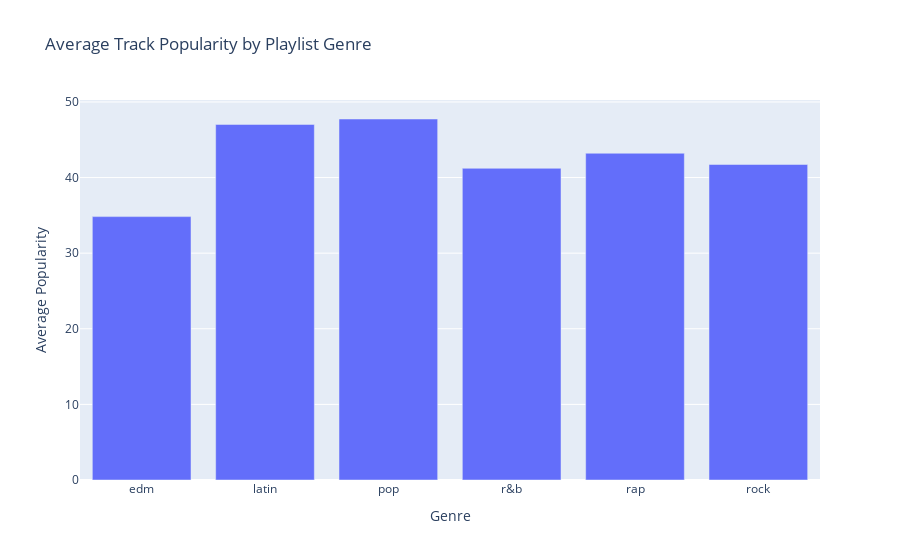

The code cell stored with this chart in its notebook:
### Code cell
import plotly.express as px

# Group data by genre
genre_popularity = df.groupby('playlist_genre')['track_popularity'].mean().reset_index()

# Create interactive bar chart
fig = px.bar(
    genre_popularity,
    x='playlist_genre',
    y='track_popularity',
    title="Average Track Popularity by Playlist Genre",
    labels={'track_popularity': 'Average Popularity', 'playlist_genre': 'Genre'},
    hover_data={'track_popularity': ':.2f'}  # shows 2 decimal places on hover
)

fig.show()

### Figure 1 — Plotly figure (JSON) as saved in the notebook; plotly's stock layout.template omitted (floating-point values rounded to 4 significant figures)
{"data": [{"hovertemplate": "Genre=%{x}<br>Average Popularity=%{y:.2f}<extra></extra>", "legendgroup": "", "marker": {"color": "#636efa", "pattern": {"shape": ""}}, "name": "", "orientation": "v", "showlegend": false, "textposition": "auto", "type": "bar", "x": ["edm", "latin", "pop", "r&b", "rap", "rock"], "xaxis": "x", "y": [34.83, 47.03, 47.74, 41.22, 43.22, 41.73], "yaxis": "y"}], "layout": {"barmode": "relative", "legend": {"tracegroupgap": 0}, "title": {"text": "Average Track Popularity by Playlist Genre"}, "xaxis": {"anchor": "y", "domain": [0, 1], "title": {"text": "Genre"}}, "yaxis": {"anchor": "x", "domain": [0, 1], "title": {"text": "Average Popularity"}}}}
